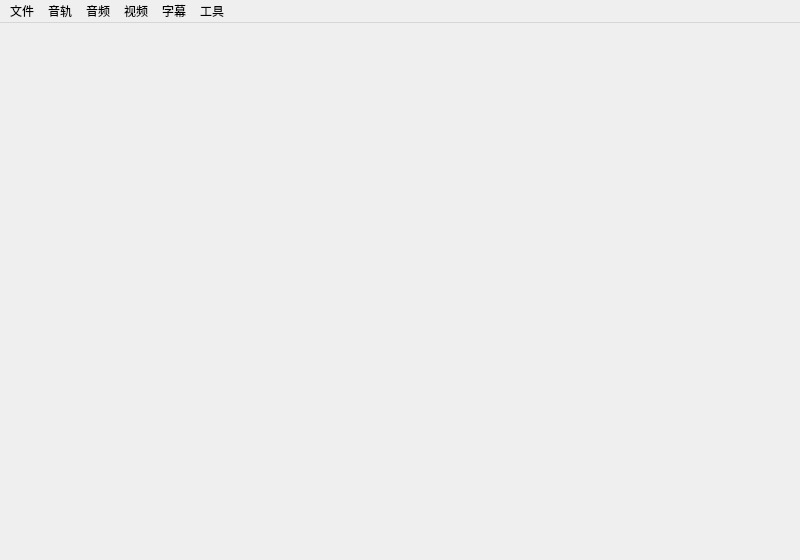
<?xml version="1.0" encoding="UTF-8"?>
<ui version="4.0">
 <class>MainWindow</class>
 <widget class="QMainWindow" name="MainWindow">
  <property name="geometry">
   <rect>
    <x>0</x>
    <y>0</y>
    <width>800</width>
    <height>560</height>
   </rect>
  </property>
  <property name="minimumSize">
   <size>
    <width>700</width>
    <height>500</height>
   </size>
  </property>
  <property name="baseSize">
   <size>
    <width>800</width>
    <height>520</height>
   </size>
  </property>
  <property name="mouseTracking">
   <bool>false</bool>
  </property>
  <property name="windowTitle">
   <string>播放器</string>
  </property>
  <widget class="QWidget" name="centralwidget">
   <layout class="QVBoxLayout" name="verticalLayout_2">
    <property name="spacing">
     <number>0</number>
    </property>
    <property name="leftMargin">
     <number>0</number>
    </property>
    <property name="topMargin">
     <number>0</number>
    </property>
    <property name="rightMargin">
     <number>0</number>
    </property>
    <property name="bottomMargin">
     <number>0</number>
    </property>
    <item>
     <layout class="QVBoxLayout" name="verticalLayout"/>
    </item>
   </layout>
  </widget>
  <widget class="QMenuBar" name="menubar">
   <property name="geometry">
    <rect>
     <x>0</x>
     <y>0</y>
     <width>800</width>
     <height>25</height>
    </rect>
   </property>
   <widget class="QMenu" name="menu">
    <property name="title">
     <string>文件</string>
    </property>
    <addaction name="actionOpen_File"/>
   </widget>
   <widget class="QMenu" name="menu_2">
    <property name="title">
     <string>音频</string>
    </property>
    <widget class="QMenu" name="menuAudio_Track">
     <property name="title">
      <string>轨道</string>
     </property>
    </widget>
    <widget class="QMenu" name="menuAudio_Device">
     <property name="title">
      <string>设备</string>
     </property>
    </widget>
    <addaction name="menuAudio_Track"/>
    <addaction name="menuAudio_Device"/>
    <addaction name="separator"/>
    <addaction name="separator"/>
    <addaction name="actionIncreace_Volume"/>
    <addaction name="actionDecrease_Volume"/>
    <addaction name="actionMute"/>
   </widget>
   <widget class="QMenu" name="menu_3">
    <property name="title">
     <string>视频</string>
    </property>
    <widget class="QMenu" name="menuVideo_Track">
     <property name="title">
      <string>轨道</string>
     </property>
    </widget>
    <addaction name="menuVideo_Track"/>
    <addaction name="actionFullscreen"/>
   </widget>
   <widget class="QMenu" name="menu_4">
    <property name="title">
     <string>工具</string>
    </property>
    <addaction name="actionPreference"/>
    <addaction name="actionFeeling"/>
   </widget>
   <widget class="QMenu" name="menuPlayBack">
    <property name="title">
     <string>音轨</string>
    </property>
    <addaction name="actionPlay"/>
    <addaction name="actionStop"/>
    <addaction name="actionPrevious"/>
    <addaction name="actionNext"/>
    <addaction name="actionBackward"/>
    <addaction name="actionForward"/>
    <addaction name="separator"/>
    <addaction name="actionPlaylist"/>
    <addaction name="actionLoopStatus"/>
    <addaction name="actionRandom"/>
   </widget>
   <widget class="QMenu" name="menuSubtitle">
    <property name="title">
     <string>字幕</string>
    </property>
    <widget class="QMenu" name="menuSubtitle_Track">
     <property name="title">
      <string>轨道</string>
     </property>
    </widget>
    <addaction name="menuSubtitle_Track"/>
   </widget>
   <addaction name="menu"/>
   <addaction name="menuPlayBack"/>
   <addaction name="menu_2"/>
   <addaction name="menu_3"/>
   <addaction name="menuSubtitle"/>
   <addaction name="menu_4"/>
  </widget>
  <action name="actionOpen_File">
   <property name="icon">
    <iconset resource="qss.qrc">
     <normaloff>:/images/file_folder.svg</normaloff>:/images/file_folder.svg</iconset>
   </property>
   <property name="text">
    <string>打开文件...</string>
   </property>
  </action>
  <action name="actionPlay">
   <property name="icon">
    <iconset resource="qss.qrc">
     <normaloff>:/images/play.svg</normaloff>:/images/play.svg</iconset>
   </property>
   <property name="text">
    <string>播放</string>
   </property>
  </action>
  <action name="actionStop">
   <property name="icon">
    <iconset resource="qss.qrc">
     <normaloff>:/images/pause.svg</normaloff>:/images/pause.svg</iconset>
   </property>
   <property name="text">
    <string>停止</string>
   </property>
  </action>
  <action name="actionPrevious">
   <property name="icon">
    <iconset theme="QIcon::ThemeIcon::MediaSkipBackward"/>
   </property>
   <property name="text">
    <string>上一首</string>
   </property>
  </action>
  <action name="actionNext">
   <property name="icon">
    <iconset theme="QIcon::ThemeIcon::MediaSkipForward"/>
   </property>
   <property name="text">
    <string>下一首</string>
   </property>
  </action>
  <action name="actionIncreace_Volume">
   <property name="icon">
    <iconset resource="qss.qrc">
     <normaloff>:/images/sound_3.svg</normaloff>:/images/sound_3.svg</iconset>
   </property>
   <property name="text">
    <string>增加音量</string>
   </property>
  </action>
  <action name="actionDecrease_Volume">
   <property name="icon">
    <iconset resource="qss.qrc">
     <normaloff>:/images/sound_1.svg</normaloff>:/images/sound_1.svg</iconset>
   </property>
   <property name="text">
    <string>减小音量</string>
   </property>
  </action>
  <action name="actionMute">
   <property name="icon">
    <iconset resource="qss.qrc">
     <normaloff>:/images/sound_mute.svg</normaloff>:/images/sound_mute.svg</iconset>
   </property>
   <property name="text">
    <string>静音</string>
   </property>
  </action>
  <action name="actionHelp">
   <property name="icon">
    <iconset theme="QIcon::ThemeIcon::HelpFaq"/>
   </property>
   <property name="text">
    <string>帮助</string>
   </property>
  </action>
  <action name="actionAbout">
   <property name="icon">
    <iconset theme="QIcon::ThemeIcon::HelpAbout"/>
   </property>
   <property name="text">
    <string>关于</string>
   </property>
  </action>
  <action name="actionPreference">
   <property name="icon">
    <iconset resource="qss.qrc">
     <normaloff>:/images/setting.svg</normaloff>:/images/setting.svg</iconset>
   </property>
   <property name="text">
    <string>设置</string>
   </property>
  </action>
  <action name="actionFullscreen">
   <property name="text">
    <string>全屏</string>
   </property>
  </action>
  <action name="actionPlaylist">
   <property name="icon">
    <iconset resource="qss.qrc">
     <normaloff>:/images/playlist.svg</normaloff>:/images/playlist.svg</iconset>
   </property>
   <property name="text">
    <string>播放列表</string>
   </property>
  </action>
  <action name="actionLoopStatus">
   <property name="icon">
    <iconset resource="qss.qrc">
     <normaloff>:/images/repeat.svg</normaloff>:/images/repeat.svg</iconset>
   </property>
   <property name="text">
    <string>循环</string>
   </property>
  </action>
  <action name="actionRandom">
   <property name="icon">
    <iconset resource="qss.qrc">
     <normaloff>:/images/shuffle.svg</normaloff>:/images/shuffle.svg</iconset>
   </property>
   <property name="text">
    <string>随机</string>
   </property>
  </action>
  <action name="actionBackward">
   <property name="icon">
    <iconset resource="qss.qrc">
     <normaloff>:/images/rewind.svg</normaloff>:/images/rewind.svg</iconset>
   </property>
   <property name="text">
    <string>后进</string>
   </property>
  </action>
  <action name="actionForward">
   <property name="icon">
    <iconset resource="qss.qrc">
     <normaloff>:/images/forward.svg</normaloff>:/images/forward.svg</iconset>
   </property>
   <property name="text">
    <string>前进</string>
   </property>
  </action>
  <action name="actionFeeling">
   <property name="icon">
    <iconset resource="qss.qrc">
     <normaloff>:/images/robot.svg</normaloff>:/images/robot.svg</iconset>
   </property>
   <property name="text">
    <string>内容感知</string>
   </property>
  </action>
 </widget>
 <resources>
  <include location="qss.qrc"/>
 </resources>
 <connections/>
</ui>
